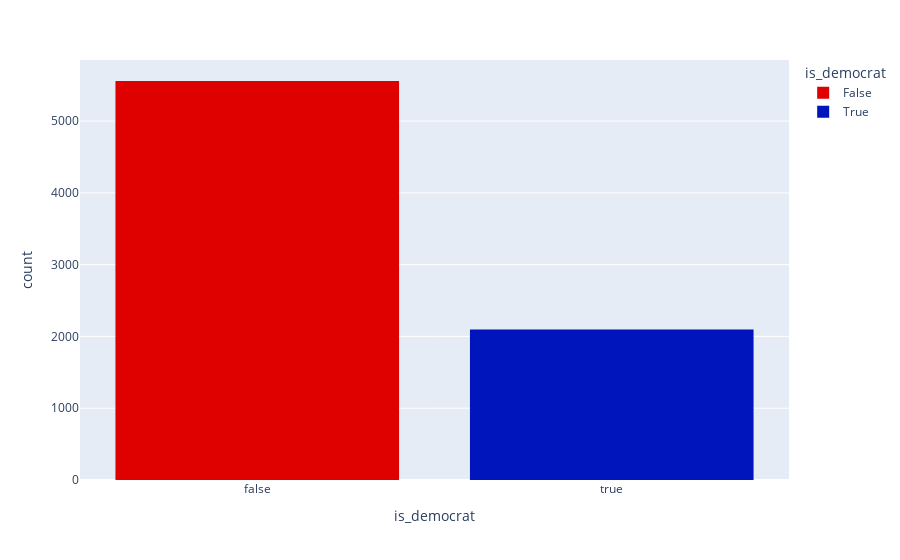

Notebook code cell kept with this figure:
### Markdown cell above
### Firstly, we look at the distribution of Governor Affliation

### Code cell
# df = px.data.tips()
# Here we use a column with categorical data
fig = px.histogram(new_df, x="is_democrat", color="is_democrat", color_discrete_sequence=['#DE0100', '#0015BC'])
fig.show()

### Figure 1 — Plotly figure (JSON) as saved in the notebook; plotly's stock layout.template omitted (floating-point values rounded to 4 significant figures; data arrays with more than 128 entries replaced by an {"elided": "..."} marker saying what was removed)
{"data": [{"alignmentgroup": "True", "bingroup": "x", "hovertemplate": "is_democrat=%{x}<br>count=%{y}<extra></extra>", "legendgroup": "False", "marker": {"color": "#DE0100"}, "name": "False", "offsetgroup": "False", "orientation": "v", "showlegend": true, "type": "histogram", "x": {"elided": "5558 bool values"}, "xaxis": "x", "yaxis": "y"}, {"alignmentgroup": "True", "bingroup": "x", "hovertemplate": "is_democrat=%{x}<br>count=%{y}<extra></extra>", "legendgroup": "True", "marker": {"color": "#0015BC"}, "name": "True", "offsetgroup": "True", "orientation": "v", "showlegend": true, "type": "histogram", "x": {"elided": "2096 bool values"}, "xaxis": "x", "yaxis": "y"}], "layout": {"barmode": "relative", "legend": {"title": {"text": "is_democrat"}, "tracegroupgap": 0}, "margin": {"t": 60}, "xaxis": {"anchor": "y", "categoryarray": [false, true], "categoryorder": "array", "domain": [0, 1], "title": {"text": "is_democrat"}}, "yaxis": {"anchor": "x", "domain": [0, 1], "title": {"text": "count"}}}}
